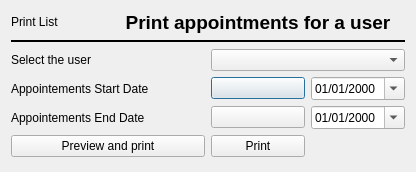
<?xml version="1.0" encoding="UTF-8"?>
<ui version="4.0">
 <class>C_Dlg_ImprimerRDV</class>
 <widget class="QDialog" name="C_Dlg_ImprimerRDV">
  <property name="geometry">
   <rect>
    <x>0</x>
    <y>0</y>
    <width>416</width>
    <height>172</height>
   </rect>
  </property>
  <property name="windowTitle">
   <string>Appointments List</string>
  </property>
  <layout class="QGridLayout" name="gridLayout">
   <item row="0" column="0">
    <widget class="QLabel" name="label_Icone">
     <property name="sizePolicy">
      <sizepolicy hsizetype="Preferred" vsizetype="Maximum">
       <horstretch>0</horstretch>
       <verstretch>0</verstretch>
      </sizepolicy>
     </property>
     <property name="text">
      <string>Print List</string>
     </property>
    </widget>
   </item>
   <item row="0" column="1" colspan="3">
    <widget class="QLabel" name="label_titre">
     <property name="sizePolicy">
      <sizepolicy hsizetype="Preferred" vsizetype="Preferred">
       <horstretch>0</horstretch>
       <verstretch>0</verstretch>
      </sizepolicy>
     </property>
     <property name="font">
      <font>
       <pointsize>13</pointsize>
      </font>
     </property>
     <property name="text">
      <string>&lt;!DOCTYPE HTML PUBLIC &quot;-//W3C//DTD HTML 4.0//EN&quot; &quot;http://www.w3.org/TR/REC-html40/strict.dtd&quot;&gt;
&lt;html&gt;&lt;head&gt;&lt;meta name=&quot;qrichtext&quot; content=&quot;1&quot; /&gt;&lt;style type=&quot;text/css&quot;&gt;
p, li { white-space: pre-wrap; }
&lt;/style&gt;&lt;/head&gt;&lt;body style=&quot; font-family:'MS Shell Dlg 2'; font-size:13pt; font-weight:400; font-style:normal;&quot;&gt;
&lt;p align=&quot;center&quot; style=&quot; margin-top:0px; margin-bottom:0px; margin-left:0px; margin-right:0px; -qt-block-indent:0; text-indent:0px;&quot;&gt;&lt;span style=&quot; font-size:14pt; font-weight:600;&quot;&gt;Print appointments for a user&lt;/span&gt;&lt;/p&gt;&lt;/body&gt;&lt;/html&gt;</string>
     </property>
    </widget>
   </item>
   <item row="1" column="0" colspan="4">
    <widget class="Line" name="line">
     <property name="frameShadow">
      <enum>QFrame::Plain</enum>
     </property>
     <property name="lineWidth">
      <number>2</number>
     </property>
     <property name="orientation">
      <enum>Qt::Horizontal</enum>
     </property>
    </widget>
   </item>
   <item row="2" column="0">
    <widget class="QLabel" name="label_selectUser">
     <property name="text">
      <string>Select the user </string>
     </property>
    </widget>
   </item>
   <item row="2" column="2" colspan="2">
    <widget class="QComboBox" name="comboBox_Users"/>
   </item>
   <item row="3" column="0" colspan="2">
    <widget class="QLabel" name="label_Datedeb">
     <property name="text">
      <string>Appointements Start Date </string>
     </property>
    </widget>
   </item>
   <item row="3" column="2">
    <widget class="QPushButton" name="pushButton_DateDeb">
     <property name="text">
      <string/>
     </property>
    </widget>
   </item>
   <item row="3" column="3">
    <widget class="QDateEdit" name="dateEdit_dateDeb">
     <property name="displayFormat">
      <string>dd/MM/yyyy</string>
     </property>
     <property name="calendarPopup">
      <bool>true</bool>
     </property>
    </widget>
   </item>
   <item row="4" column="0" colspan="2">
    <widget class="QLabel" name="label_datfin">
     <property name="text">
      <string>Appointements End Date </string>
     </property>
    </widget>
   </item>
   <item row="4" column="2">
    <widget class="QPushButton" name="pushButton_DateEnd">
     <property name="text">
      <string/>
     </property>
    </widget>
   </item>
   <item row="4" column="3">
    <widget class="QDateEdit" name="dateEdit_dateFin">
     <property name="displayFormat">
      <string>dd/MM/yyyy</string>
     </property>
     <property name="calendarPopup">
      <bool>true</bool>
     </property>
    </widget>
   </item>
   <item row="5" column="0" colspan="2">
    <widget class="QPushButton" name="pushButton_preview">
     <property name="text">
      <string>Preview and print</string>
     </property>
    </widget>
   </item>
   <item row="5" column="2">
    <widget class="QPushButton" name="pushButton_Imprimer">
     <property name="text">
      <string>Print</string>
     </property>
    </widget>
   </item>
  </layout>
 </widget>
 <resources/>
 <connections/>
</ui>
